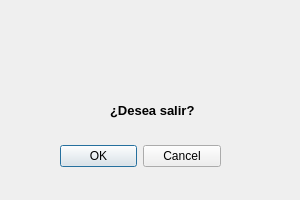
<?xml version="1.0" encoding="UTF-8"?>
<ui version="4.0">
 <class>dlgSalir</class>
 <widget class="QDialog" name="dlgSalir">
  <property name="geometry">
   <rect>
    <x>0</x>
    <y>0</y>
    <width>300</width>
    <height>200</height>
   </rect>
  </property>
  <property name="minimumSize">
   <size>
    <width>300</width>
    <height>200</height>
   </size>
  </property>
  <property name="maximumSize">
   <size>
    <width>300</width>
    <height>200</height>
   </size>
  </property>
  <property name="windowTitle">
   <string>Salir</string>
  </property>
  <property name="windowIcon">
   <iconset>
    <normaloff>img/taller.png</normaloff>img/taller.png</iconset>
  </property>
  <property name="modal">
   <bool>true</bool>
  </property>
  <widget class="QDialogButtonBox" name="ventanaSalir">
   <property name="geometry">
    <rect>
     <x>60</x>
     <y>140</y>
     <width>161</width>
     <height>32</height>
    </rect>
   </property>
   <property name="orientation">
    <enum>Qt::Horizontal</enum>
   </property>
   <property name="standardButtons">
    <set>QDialogButtonBox::Cancel|QDialogButtonBox::Ok</set>
   </property>
  </widget>
  <widget class="QLabel" name="lblImagenAviso">
   <property name="geometry">
    <rect>
     <x>110</x>
     <y>30</y>
     <width>81</width>
     <height>61</height>
    </rect>
   </property>
   <property name="text">
    <string/>
   </property>
   <property name="pixmap">
    <pixmap>img/AVISO.png</pixmap>
   </property>
   <property name="scaledContents">
    <bool>true</bool>
   </property>
  </widget>
  <widget class="QLabel" name="lblPregunta">
   <property name="geometry">
    <rect>
     <x>110</x>
     <y>100</y>
     <width>91</width>
     <height>21</height>
    </rect>
   </property>
   <property name="font">
    <font>
     <pointsize>10</pointsize>
     <weight>75</weight>
     <bold>true</bold>
    </font>
   </property>
   <property name="text">
    <string>¿Desea salir?</string>
   </property>
  </widget>
 </widget>
 <resources/>
 <connections>
  <connection>
   <sender>ventanaSalir</sender>
   <signal>accepted()</signal>
   <receiver>dlgSalir</receiver>
   <slot>accept()</slot>
   <hints>
    <hint type="sourcelabel">
     <x>248</x>
     <y>254</y>
    </hint>
    <hint type="destinationlabel">
     <x>157</x>
     <y>274</y>
    </hint>
   </hints>
  </connection>
  <connection>
   <sender>ventanaSalir</sender>
   <signal>rejected()</signal>
   <receiver>dlgSalir</receiver>
   <slot>reject()</slot>
   <hints>
    <hint type="sourcelabel">
     <x>316</x>
     <y>260</y>
    </hint>
    <hint type="destinationlabel">
     <x>286</x>
     <y>274</y>
    </hint>
   </hints>
  </connection>
 </connections>
</ui>
